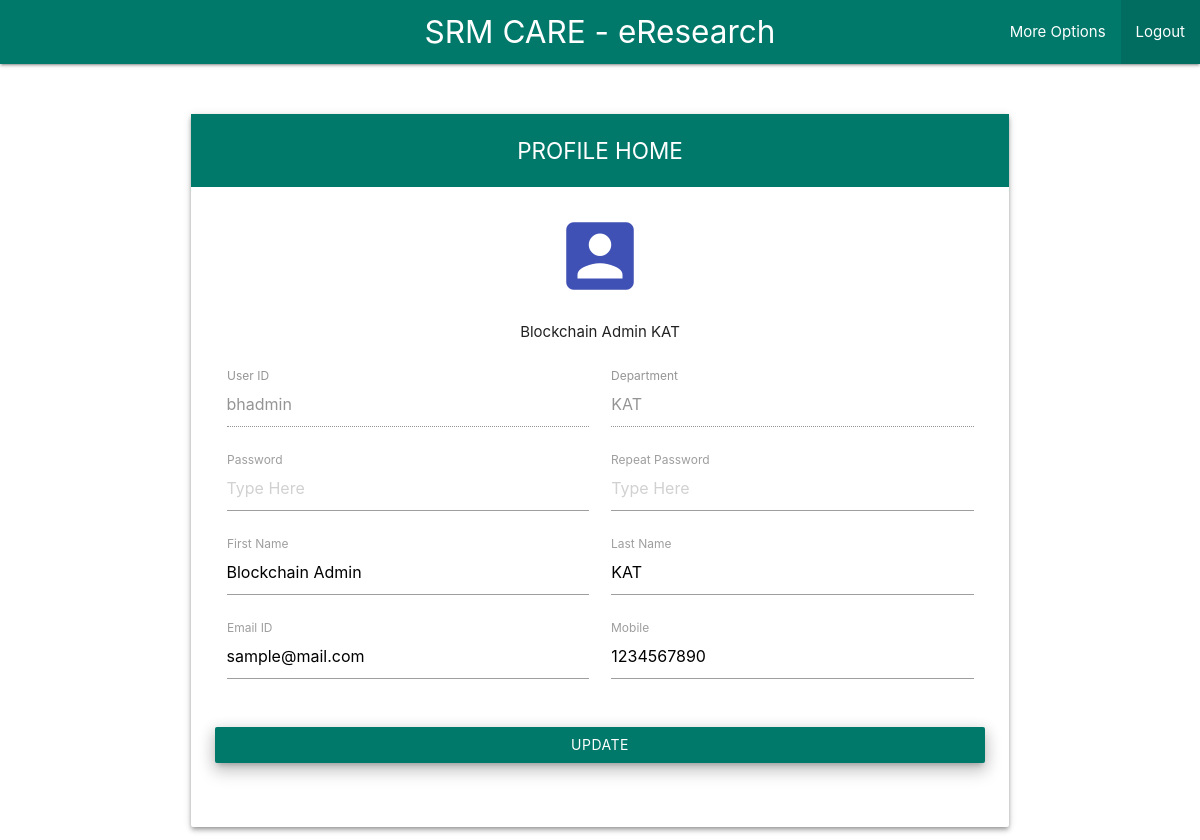
Screenshot of /login/admin/profile/index.php (signed in) with the database file from the repository.
### tables this page shows
CREATE TABLE `user_table` (
  `USER_ID` varchar(15) NOT NULL,
  `FIRST_NAME` text NOT NULL,
  `LAST_NAME` text NOT NULL,
  `EMAIL_ID` text NOT NULL,
  `MOBILE` text NOT NULL,
  `ROLE` varchar(1) NOT NULL,
  `PASSWORD` text NOT NULL,
  `DEPARTMENT` text NOT NULL,
  `FORGOT_Q_1` text NOT NULL,
  `FORGOT_A_1` text NOT NULL,
  `FORGOT_Q_2` text NOT NULL,
  `FORGOT_A_2` text NOT NULL
);

### includes/general.php (called while the page is built, shortened)
<?php
$nav_title="SRM CARE - eResearch";
$color="teal darken-2";
?>

### login/admin/profile/index.php (the view, shortened to what this page needs)
<?php
    include_once("../../../includes/config.php");
    include_once("../../../includes/general.php");
    $username = $_SESSION['USER_ID'];
    $sql = "SELECT * FROM `user_table` WHERE `USER_ID` LIKE '$username'";
    $db = mysqli_query($conn,$sql);
    $row = mysqli_fetch_assoc($db);
    $firstname = $row['FIRST_NAME'];
    $lastname = $row['LAST_NAME'];
    $dept = $row['DEPARTMENT'];
    $mailid = $row['EMAIL_ID'];
    $mobile = $row['MOBILE'];
?>
<html>
    <head>
      <link type="text/css" rel="stylesheet" href="../../../css/materialize.min.css"  media="screen,projection"/>
      <link href="../../../css/material-icons.css" rel="stylesheet">
    </head>
    <body>
      <nav>
         <div class="<?php echo $color; ?> nav-wrapper">
           <a href="#!" class="brand-logo hide-on-small-only center"><?php echo $nav_title; ?></a>
           <ul id="nav-mobile" class="right hide-on-med-and-down">
             <li><a class="dropdown-trigger" data-target="dropdown1">More Options</a></li>
             <li class="active"><a href="../../../index.php">Logout</a></li>
           </ul>
         </div>
       </nav>
    <div class="container">
      <div class="row">
        <div class="col s12 m12">
          <div class="card z-depth-2">
             <div id="l1" class="login center-align <?php echo $color; ?> white-text">PROFILE HOME</div>
            <div class="card-content">
                <div id="info" class="row">
                 <div class="">
                  <i class=" col s12 m12 center indigo-text large material-icons ">account_box</i>
                  <div id="uname" class=" col s12 m12 txtbot center  "><?php echo $firstname." ".$lastname; ?></div>
                </div>
                 <div class=" col s12 m12">
                    <br>
                     <div class="input-field col s12 m6">
                          <input disabled id="username" value="<?php echo $username; ?>" type="text"  name="username" class="validate">
                          <label  for="username"> User ID</label>
                        </div>
                         <div class="input-field col s12 m6">
                          <input disabled id="dept" value="<?php echo $dept; ?>" type="text"  class="validate">
                          <label  for="dept">Department</label>
                        </div>
                        <div class="input-field col s12 m6">
                          <input id="password" placeholder="Type Here" type="password" class="validate">
                          <label for="password">Password</label>
                        </div>
                        <div class="input-field col s12 m6">
                          <input id="repassword" placeholder="Type Here" type="password" class="validate">
                          <label for="repassword">Repeat Password</label>
                        </div>
                         <div class="input-field col s12 m6">
                          <input id="fname" value="<?php echo $firstname; ?>" type="text"  class="validate">
                          <label  for="fname">First Name</label>
                        </div>
                        <div class="input-field col s12 m6">
                          <input id="lname" value="<?php echo $lastname; ?>" type="text" class="validate">
                          <label for="lname">Last Name</label>
                        </div>
                        <div class="input-field col s12 m6">
                          <input id="email" value="<?php echo $mailid; ?>" type="text" name="email"  class="validate">
                          <label  for="email">Email ID</label>
                        </div>
                        <div class="input-field col s12 m6">
                          <input id="phone" value="<?php echo $mobile; ?>" type="text" class="validate">
                          <label   for="role">Mobile</label>
                        </div>
                      </div>
                      <div class="row col s12 m12 center">
                        <a class="btnsize waves-effect waves-light btn z-depth-3 <?php echo $color; ?>" id="btn1">UPDATE</a>
                      </div>
              </div>
            </div>
          </div>
        </div>
      </div>
    </div>
    </body>
  </html>

### login/admin/profile/index.php (style rules this page uses)
.container { position: relative; top: 5%; }
.login { padding: 20px; font-size: 1.5em; margin-bottom: 0px; }
.txtbot { padding-top: 20px !important; }
.btnsize { min-width: 100% !important; margin-top: 25px; }

### rows the page displays
user_table: FIRST_NAME "Blockchain Admin", LAST_NAME "KAT", DEPARTMENT "KAT", email "sample@mail.com", MOBILE "1234567890"

### other values shown
$nav_title "SRM CARE - eResearch"
